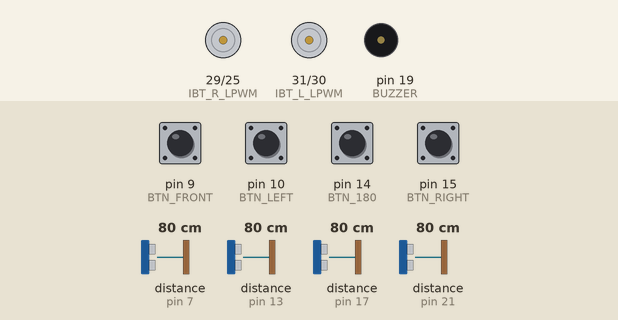
A sketch run on a simulated Arduino Mega 2560, built with avr-gcc and run on an emulated ATmega2560. On the bench: motor-driver pin pairs drawn as motors (green arrow = first pin HIGH = forward, orange = second pin HIGH = backward, longer = more drive), buzzer (waves = sounding). Inputs (shaded band) come from the test bench; at power-on: pin 9 (BTN_FRONT), pin 10 (BTN_LEFT), pin 14 (BTN_180), pin 15 (BTN_RIGHT) HIGH, distance to the obstacle (sensors on pin 7, pin 13, pin 17, pin 21) 80 cm. The echo pulse lasts 58.3 µs per cm.

Above: at 1.2 s.
1.3 s: pin 9 (BTN_FRONT) pulled LOW for 0.15 s
At 1.65 s:
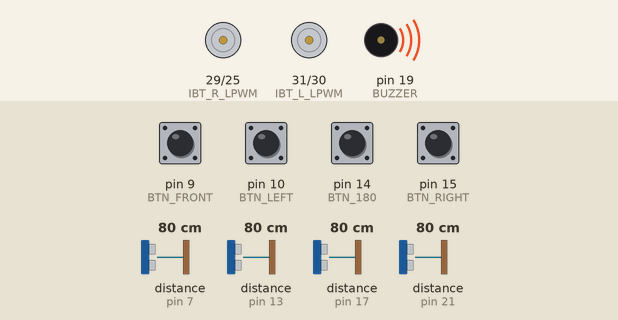
4.4 s: distance to the obstacle (sensor on pin 7) set to 30 cm
7.4 s: distance to the obstacle (sensor on pin 7) set to 24 cm
At 8.5 s:
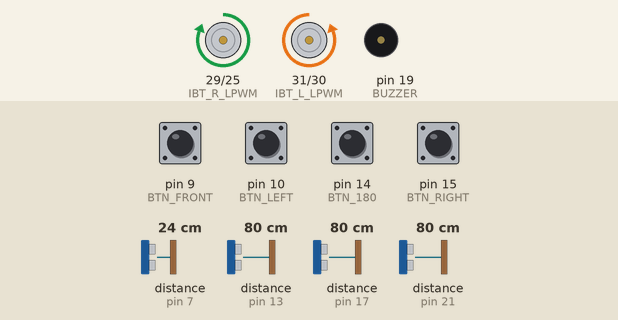
Timing chart, 0 to 10.4 s (numbered marks = the images above; inputs shaded):
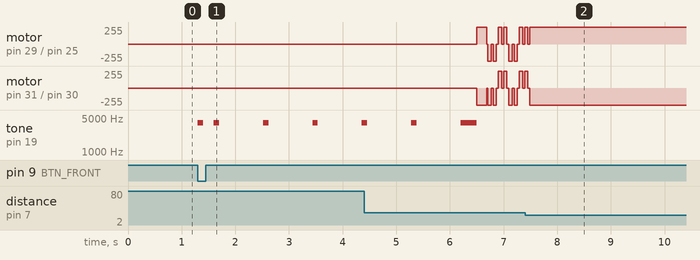

The sketch:

bytonite.ino
```cpp
// ===== IBT-2 (МОТОРЫ) =====
const int IBT_L_LPWM = 31;
const int IBT_L_RPWM = 30;
const int IBT_R_LPWM = 29;
const int IBT_R_RPWM = 25;

// ===== СОНАРЫ =====
const int TRIG_FRONT = 3; const int ECHO_FRONT = 7;
const int TRIG_BACK  = 20; const int ECHO_BACK  = 21;
const int TRIG_RIGHT = 8; const int ECHO_RIGHT = 13;
const int TRIG_LEFT  = 12; const int ECHO_LEFT  = 17;

// ===== КНОПКИ И БУЗЗЕР =====
const int BTN_RIGHT = 15; // Кнопка Вправо / Прямо (при двойном клике)
const int BTN_LEFT  = 10;  // Кнопка Влево
const int BTN_180   = 14; // Кнопка Разворот 180
const int BTN_FRONT = 9;  // Новая кнопка: Атака спереди
const int BUZZER    = 19;  // Пин твоего буззера

// ===== НАСТРОЙКИ ПОВЕДЕНИЯ =====
const int ATTACK_DIST = 26;
const int SPEED = 300;

// НАСТРОЙКИ ПЛАВНОГО ПУСКА
const int START_SPEED = 255;
const int ACCEL_STEP = 80;
int currentForwardSpeed = 0;

bool frontAttackMode = false;
unsigned long frontLossTimer = 0;
const int FRONT_LOSS_TIMEOUT = 400;

// Твои откалиброванные значения времени поворотов
const int TURN_90_TIME  = 148;
const int TURN_180_TIME = 260;

// НАСТРОЙКИ ПОИСКА (МАЛЕНЬКИЕ ШАЖОЧКИ)
const int SEARCH_SPEED = 230;
const int SWEEP_INTERVAL = 140;
unsigned long sweepTimer = 0;
bool sweepRight = true;

// Переменные для тактики стартов
// 0 - ждем кнопку, 1 - вправо, 2 - влево, 3 - 180, 4 - прямо (двойной клик), 5 - прямо (кнопка 9)
int startStrategy = 0;
bool robotActive = false;

// ------------ МОТОРЫ ----------------
void stopMotors() {
  analogWrite(IBT_L_LPWM, 0);  analogWrite(IBT_L_RPWM, 0);
  analogWrite(IBT_R_LPWM, 0);  analogWrite(IBT_R_RPWM, 0);
}

void moveForward(int spd) {
  analogWrite(IBT_L_LPWM, 0);    analogWrite(IBT_L_RPWM, spd);
  analogWrite(IBT_R_LPWM, spd);  analogWrite(IBT_R_RPWM, 0);
}

void turnLeft(int spd) {
    analogWrite(IBT_L_LPWM, 0);    analogWrite(IBT_L_RPWM, spd);
  analogWrite(IBT_R_LPWM, 0);    analogWrite(IBT_R_RPWM, spd);
}

void turnRight(int spd) {
    analogWrite(IBT_L_LPWM, spd);  analogWrite(IBT_L_RPWM, 0);
  analogWrite(IBT_R_LPWM, spd);  analogWrite(IBT_R_RPWM, 0);

}

// ------------ СОНАР ----------------
long readSonar(int trig, int echo) {
  digitalWrite(trig, LOW);  delayMicroseconds(2);
  digitalWrite(trig, HIGH); delayMicroseconds(10);
  digitalWrite(trig, LOW);
  long duration = pulseIn(echo, HIGH, 30000);
  if (duration == 0) return -1;
  return duration * 0.034 / 2;
}

// ------------ ГРОМКИЙ СИГНАЛ БУЗЗЕРА ----------------
void beep(int duration) {
  tone(BUZZER, 4000); // Громкая частота 4 кГц
  delay(duration);
  noTone(BUZZER);
}

// ------------ СТАРТОВЫЙ ОТСЧЕТ И РЫВОК ВПЕРЕД ----------------
void runStartCountdown() {
  // 5 секунд обязательного отсчета
  for (int i = 0; i < 5; i++) {
    beep(100);
    delay(820);
  }

  // Финальный писк перед стартом
  beep(300);

  // 1. Выполнение тактического ПОВОРОТА
  if (startStrategy == 1) {        // Поворот вправо 90
    turnRight(SPEED);  delay(TURN_90_TIME);
  } else if (startStrategy == 2) { // Поворот влево 90
    turnLeft(SPEED);   delay(TURN_90_TIME);
  } else if (startStrategy == 3) { // Поворот на 180
    turnLeft(SPEED);   delay(TURN_180_TIME);
  } else if (startStrategy == 4 || startStrategy == 5) {
    // Двойной клик или кнопка "Атака спереди" — уже смотрим прямо, пропускаем фазу поворота
  }

  // 2. АГРЕССИВНЫЙ РЫВОК ВПЕРЕД (на полной скорости 290 мс)
  moveForward(SPEED);
  delay(190);

  stopMotors();       // Короткий сброс инерции перед активацией датчиков
  robotActive = true; // Переходим в полноценный боевой режим!
}

// ------------ SETUP ----------------
void setup() {
  Serial.begin(9600);

  pinMode(IBT_L_LPWM, OUTPUT); pinMode(IBT_L_RPWM, OUTPUT);
  pinMode(IBT_R_LPWM, OUTPUT); pinMode(IBT_R_RPWM, OUTPUT);

  pinMode(TRIG_FRONT, OUTPUT); pinMode(ECHO_FRONT, INPUT);
  pinMode(TRIG_BACK, OUTPUT);  pinMode(ECHO_BACK, INPUT);
  pinMode(TRIG_RIGHT, OUTPUT); pinMode(ECHO_RIGHT, INPUT);
  pinMode(TRIG_LEFT, OUTPUT);  pinMode(ECHO_LEFT, INPUT);

  // Настройка кнопок на замыкание к GND
  pinMode(BTN_RIGHT, INPUT_PULLUP);
  pinMode(BTN_LEFT, INPUT_PULLUP);
  pinMode(BTN_180, INPUT_PULLUP);
  pinMode(BTN_FRONT, INPUT_PULLUP); // Настройка новой кнопки
  pinMode(BUZZER, OUTPUT);

  stopMotors();
}

// ------------ LOOP ----------------
void loop() {

  // === БЛОК ОЖИДАНИЯ НАЖАТИЯ КНОПКИ СТАРТА ===
  if (!robotActive) {
    // Кнопка Вправо / Прямо (пин 15)
    if (digitalRead(BTN_RIGHT) == LOW) {
      beep(100);
      unsigned long clickTimer = millis();
      bool doubleClick = false;
      delay(200); // Защита от дребезга контактов

      // Ловим второй клик в течение 400 мс
      while (millis() - clickTimer < 400) {
        if (digitalRead(BTN_RIGHT) == LOW) {
          doubleClick = true;
          beep(100);
          break;
        }
      }

      if (doubleClick) {
        startStrategy = 4; // Тактика: Ехать прямо
      } else {
        startStrategy = 1; // Тактика: Поворот вправо
      }
      runStartCountdown();
    }

    // Кнопка Влево (пин 10)
    else if (digitalRead(BTN_LEFT) == LOW) {
      beep(100);
      startStrategy = 2; // Тактика: Поворот влево
      delay(200);
      runStartCountdown();
    }

    // Кнопка 180 (пин 14)
    else if (digitalRead(BTN_180) == LOW) {
      beep(100);
      startStrategy = 3; // Тактика: Разворот назад
      delay(200);
      runStartCountdown();
    }

    // Новая кнопка: Атака спереди (пин 9)
    else if (digitalRead(BTN_FRONT) == LOW) {
      beep(100);
      startStrategy = 5; // Тактика: Прямая быстрая атака спереди
      delay(200);
      runStartCountdown();
    }

    return; // Блокируем запуск основного алгоритма боя до выбора тактики
  }


  // =========================================================
  // БЛОК 1: ДИНАМИЧЕСКИЙ ОПРОС ДАТЧИКОВ И РЕАКЦИЯ НА ЦЕЛЬ
  // =========================================================
  long dFront = readSonar(TRIG_FRONT, ECHO_FRONT);
  long dBack  = readSonar(TRIG_BACK,  ECHO_BACK);
  long dRight = readSonar(TRIG_RIGHT, ECHO_RIGHT);
  long dLeft  = readSonar(TRIG_LEFT,  ECHO_LEFT);

  // ✅ СПЕРЕДИ — АТАКА С УСКОРЕНИЕМ
  if (dFront > 0 && dFront < ATTACK_DIST) {
    frontAttackMode = true;
    frontLossTimer = millis();

    if (currentForwardSpeed == 0) {
      currentForwardSpeed = START_SPEED;
    } else if (currentForwardSpeed < SPEED) {
      currentForwardSpeed += ACCEL_STEP;
      if (currentForwardSpeed > SPEED) currentForwardSpeed = SPEED;
    }
    moveForward(currentForwardSpeed);
  }

  // ↩️ СЛЕВА — ПОВОРОТ НАЦЕЛИВАНИЯ
  else if (dLeft > 0 && dLeft < ATTACK_DIST) {
    frontAttackMode = false;
    currentForwardSpeed = 0;
    turnLeft(SPEED);
    delay(TURN_90_TIME);
    stopMotors();
  }

  // ↪️ СПРАВА — ПОВОРОТ НАЦЕЛИВАНИЯ
  else if (dRight > 0 && dRight < ATTACK_DIST) {
    frontAttackMode = false;
    currentForwardSpeed = 0;
    turnRight(SPEED);
    delay(TURN_90_TIME);
    stopMotors();
  }

  // 🔄 СЗАДИ — БЫСТРЫЙ РАЗВОРOT НА 180°
  else if (dBack > 0 && dBack < ATTACK_DIST) {
    frontAttackMode = false;
    currentForwardSpeed = 0;
    turnLeft(SPEED);
    delay(TURN_180_TIME);
    stopMotors();
  }

  // =========================================================
  // БЛОК 2: ОТРАБОТКА ПАМЯТИ (ДОЖИМАЕМ ПОТЕРЯННУЮ ЦЕЛЬ)
  // =========================================================
  else if (frontAttackMode) {
    if (millis() - frontLossTimer < FRONT_LOSS_TIMEOUT) {
      moveForward(currentForwardSpeed);
    } else {
      frontAttackMode = false;
      currentForwardSpeed = 0;
    }
  }

  // =========================================================
  // БЛОК 3: НИКОГО НЕ ВИЖУ — ПОИСК ИМПУЛЬСНЫМИ ШАЖОЧКАМИ
  // =========================================================
  else {
    currentForwardSpeed = 0;

    if (millis() - sweepTimer > SWEEP_INTERVAL) {
      sweepRight = !sweepRight;
      sweepTimer = millis();
    }

    // Делаем четкие прерывистые рывки на месте для сканирования зон
    if (sweepRight) {
      turnRight(SEARCH_SPEED);
      delay(60); // Время микро-шага. Можно менять (35-55 мс)
      stopMotors();
    } else {
      turnLeft(SEARCH_SPEED);
      delay(60);
      stopMotors();
    }
  }

  delay(20); // Пауза для корректной работы УЗ-датчиков
}
```

Measured:
- the behaviour switches between 27 and 26 cm on distance to the obstacle (sensor on pin 7) (found by bisection; images 1 and 2)
- after the input at 1.3 s, tone on pin 19 (BUZZER): goes 4000 Hz 0.10 s, silent 0.20 s, 3 × (4000 Hz 0.10 s, silent 0.82 s), then 4000 Hz, starting at once
- after the input at 7.4 s, motor on pin 31 (IBT_L_LPWM) / pin 30 (IBT_L_RPWM): goes on until 7.5 s, then stays backward 255/255
